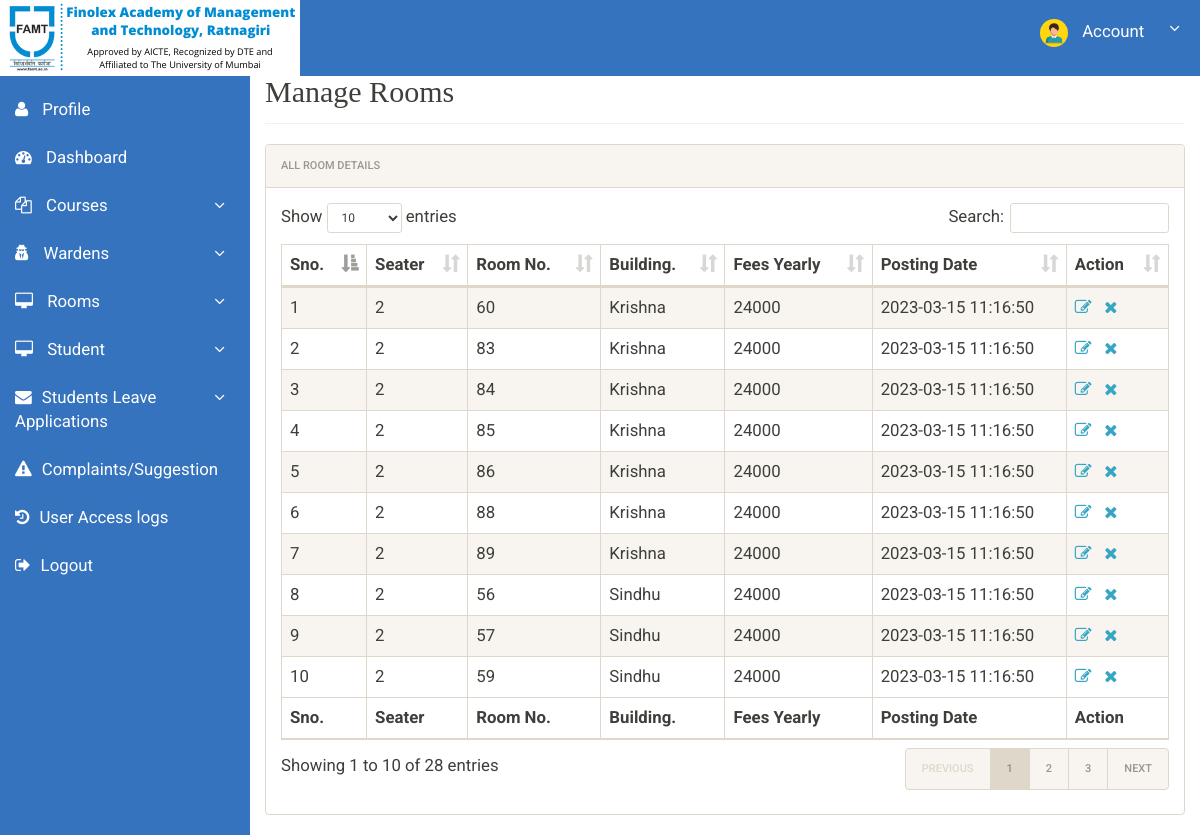
Screenshot of /admin/manage-rooms.php (signed in) with the database file from the repository.
### tables this page shows
CREATE TABLE `rooms` (
  `id` int(11) NOT NULL,
  `seater` int(11) NOT NULL,
  `Building` varchar(100) NOT NULL,
  `room_no` int(11) NOT NULL,
  `fees` int(11) NOT NULL,
  `posting_date` timestamp NOT NULL DEFAULT current_timestamp()
);

### admin/manage-rooms.php (the view, shortened to what this page needs)
<?php
include('includes/config.php');
?>
<!doctype html>
<html lang="en" class="no-js">
<head>
	<link rel="stylesheet" href="css/font-awesome.min.css">
	<link rel="stylesheet" href="css/bootstrap.min.css">
	<link rel="stylesheet" href="css/dataTables.bootstrap.min.css">
	<link rel="stylesheet" href="css/bootstrap-social.css">
	<link rel="stylesheet" href="css/bootstrap-select.css">
	<link rel="stylesheet" href="css/fileinput.min.css">
	<link rel="stylesheet" href="css/awesome-bootstrap-checkbox.css">
	<link rel="stylesheet" href="css/style.css">
</head>
<body>
	<?php include('includes/header.php');?>
	<div class="ts-main-content">
			<?php include('includes/sidebar.php');?>
		<div class="content-wrapper">
			<div class="container-fluid">
				<div class="row">
					<div class="col-md-12">
						<h2 class="page-title">Manage Rooms</h2>
						<div class="panel panel-default">
							<div class="panel-heading">All Room Details</div>
							<div class="panel-body">
								<table id="zctb" class="display table table-striped table-bordered table-hover" cellspacing="0" width="100%">
									<thead>
										<tr>
											<th>Sno.</th>
											<th>Seater</th>
											<th>Room No.</th>
											<th>Building.</th>
											<th>Fees Yearly </th>
											<th>Posting Date  </th>
											<th>Action</th>
										</tr>
									</thead>
									<tfoot>
										<tr>
											<th>Sno.</th>
											<th>Seater</th>
											<th>Room No.</th>
											<th>Building.</th>
											<th>Fees Yearly </th>
											<th>Posting Date  </th>
											<th>Action</th>
										</tr>
									</tfoot>
									<tbody>
<?php
$ret="select * from rooms";
$stmt= $mysqli->prepare($ret) ;
$stmt->execute() ;
$res=$stmt->get_result();
$cnt=1;
while($row=$res->fetch_object())
	  {
	  	?>
<tr><td><?php echo $cnt;;?></td>
<td><?php echo $row->seater;?></td>
<td><?php echo $row->room_no;?></td>
<td><?php echo $row->Building;?></td>
<td><?php echo $row->fees;?></td>
<td><?php echo $row->posting_date;?></td>
<td><a href="edit-room.php?id=<?php echo $row->id;?>"><i class="fa fa-edit"></i></a>&nbsp;&nbsp;
<a href="manage-rooms.php?del=<?php echo $row->id;?>" onclick="return confirm("Do you want to delete");"><i class="fa fa-close"></i></a></td>
										</tr>
									<?php
$cnt=$cnt+1;
									 } ?>
									</tbody>
								</table>
							</div>
						</div>
					</div>
				</div>
			</div>
		</div>
	</div>
</body>
</html>

### admin/css/style.css (style rules this page uses)
html { font-size: 14px; }
@media only screen and (min-width: 480px) { html { font-size: 17px; } }
@media only screen and (min-width: 768px) { html { font-size: 14px; } }
body { font-size: 1.2em; }
a { color: #37a6c4; }
.panel { overflow: hidden; }
.page-title { margin-top: 50px; font-family: serif; padding-bottom: 15px; margin-bottom: 20px; border-bottom: 1px solid #f0f0f0; }
.ts-main-content .content-wrapper { padding-top: 15px; margin-top: 10px; }
@media only screen and (min-width: 992px) { .ts-main-content .content-wrapper { margin-left: 250px; } }

### rows the page displays
rooms: seater "2", room_no "60", Building "Krishna", fees "24000", posting_date "2023-03-15 11:16:50"
rooms: seater "2", room_no "83", Building "Krishna", fees "24000", posting_date "2023-03-15 11:16:50"
rooms: seater "2", room_no "84", Building "Krishna", fees "24000", posting_date "2023-03-15 11:16:50"
rooms: seater "2", room_no "85", Building "Krishna", fees "24000", posting_date "2023-03-15 11:16:50"
rooms: seater "2", room_no "86", Building "Krishna", fees "24000", posting_date "2023-03-15 11:16:50"
rooms: seater "2", room_no "88", Building "Krishna", fees "24000", posting_date "2023-03-15 11:16:50"
rooms: seater "2", room_no "89", Building "Krishna", fees "24000", posting_date "2023-03-15 11:16:50"
rooms: seater "2", room_no "56", Building "Sindhu", fees "24000", posting_date "2023-03-15 11:16:50"
rooms: seater "2", room_no "57", Building "Sindhu", fees "24000", posting_date "2023-03-15 11:16:50"
rooms: seater "2", room_no "59", Building "Sindhu", fees "24000", posting_date "2023-03-15 11:16:50"
